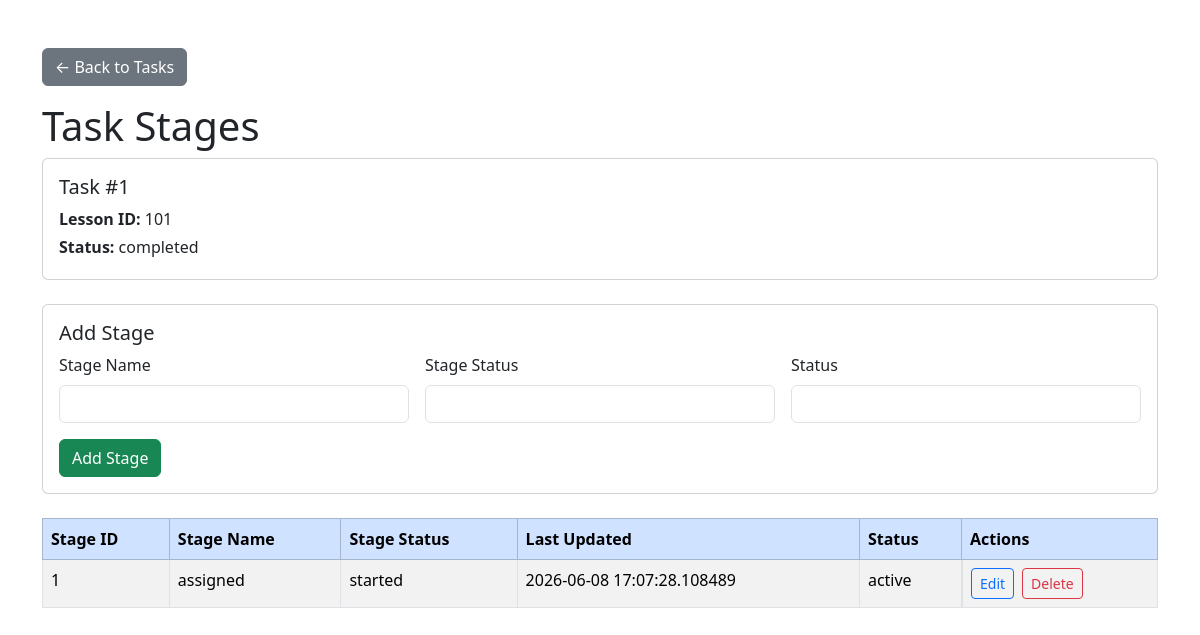
Before: /tasks/1/stages (signed in) with the older database file.
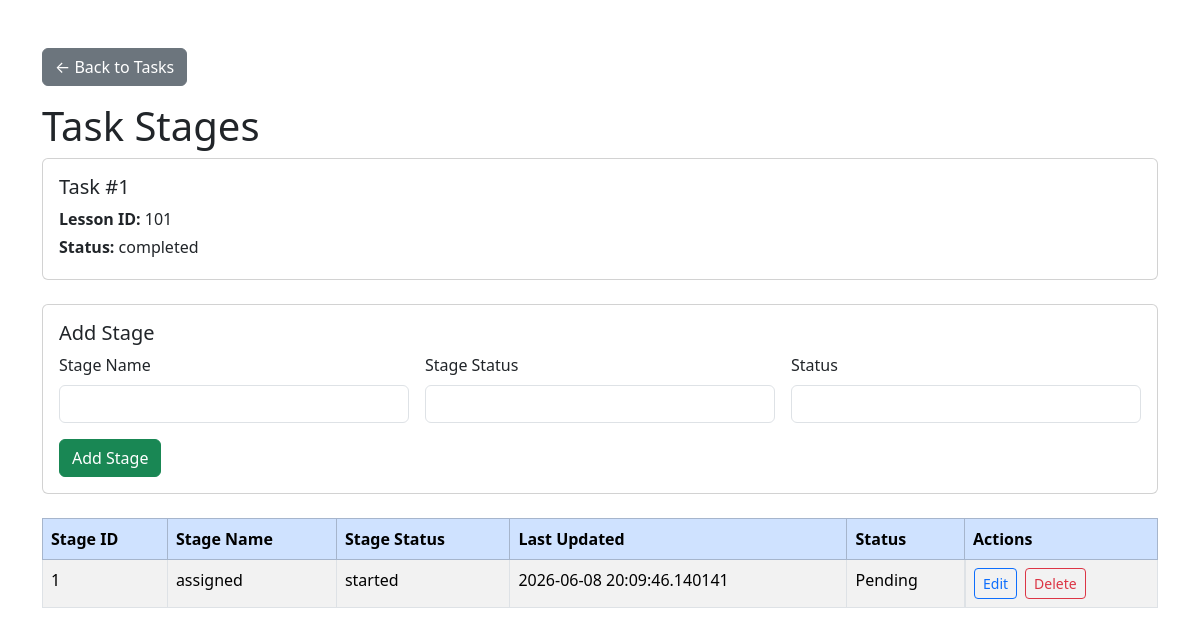
After: the same page with the newer database file.
### app/models/task.py (models this page shows)
class TaskItem(Base):
    __tablename__ = "task_items"
    id: Mapped[int] = mapped_column(primary_key=True, index=True)
    lesson_id: Mapped[int] = mapped_column(Integer, nullable=False)
    assigned_to: Mapped[Optional[int]] = mapped_column(
        ForeignKey("users.id"),
        nullable=True,
    )
    start_date: Mapped[date] = mapped_column(Date, nullable=False)
    due_date: Mapped[date] = mapped_column(Date, nullable=False)
    status: Mapped[str] = mapped_column(String(50), nullable=False)
    assignee: Mapped[Optional["User"]] = relationship(
        back_populates="task_items",
    )
    stages: Mapped[List["TaskStage"]] = relationship(
        back_populates="task_item",
        cascade="all, delete-orphan",
    )
    reminder_logs: Mapped[List["ReminderLog"]] = relationship(
        back_populates="task_item",
        cascade="all, delete-orphan",
    )

### app/models/stage.py (models this page shows)
class TaskStage(Base):
    __tablename__ = "task_stages"
    id: Mapped[int] = mapped_column(primary_key=True, index=True)
    task_item_id: Mapped[int] = mapped_column(
        ForeignKey("task_items.id"),
        nullable=False,
    )
    stage_name: Mapped[str] = mapped_column(String(100), nullable=False)
    stage_status: Mapped[str] = mapped_column(String(50), nullable=False)
    last_updated_date: Mapped[datetime] = mapped_column(DateTime, nullable=False)
    status: Mapped[str] = mapped_column(String(50), nullable=False)
    task_item: Mapped[Optional["TaskItem"]] = relationship(
        back_populates="stages",
    )

### app/routers/tasks.py (the view)
@router.get("/{task_id}/stages")
async def view_stages(
    request: Request,
    task_id: int,
    edit: int | None = None,
    db: Session = Depends(get_db),
):
    auth_result = require_login(request)
    if isinstance(auth_result, RedirectResponse):
        return auth_result
    task = db.scalar(
        select(TaskItem).where(TaskItem.id == task_id)
    )
    if task is None:
        return RedirectResponse(url="/tasks", status_code=303)
    stages = db.scalars(
        select(TaskStage)
        .where(TaskStage.task_item_id == task_id)
        .order_by(TaskStage.id)
    ).all()
    edit_stage = None
    if edit is not None:
        edit_stage = db.scalar(
            select(TaskStage).where(TaskStage.id == edit)
        )
    return templates.TemplateResponse(
        request=request,
        name="stage_form.html",
        context={
            "task": task,
            "stages": stages,
            "edit_stage": edit_stage,
        },
    )

### app/templates/stage_form.html (shortened to what this page needs)
<!DOCTYPE html>
<html lang="en">
<head>
    <link href="https://cdn.jsdelivr.net/npm/bootstrap@5.3.3/dist/css/bootstrap.min.css" rel="stylesheet">
    <link rel="stylesheet" href="/static/css/style.css">
</head>
<body>
<div class="container mt-5">
    <a href="/tasks" class="btn btn-secondary mb-3">
        ← Back to Tasks
    </a>
    <h1>Task Stages</h1>
    <div class="card mb-4">
        <div class="card-body">
            <h5>Task #{{ task.id }}</h5>
            <p class="mb-1"><strong>Lesson ID:</strong> {{ task.lesson_id }}</p>
            <p class="mb-1"><strong>Status:</strong> {{ task.status }}</p>
        </div>
    </div>
    <div class="table-responsive">
        <div class="card mb-4">
            <div class="card-body">
                {% if edit_stage %}
                <h5>Edit Stage</h5>
                <form
                    method="post"
                    action="/tasks/{{ task.id }}/stages/{{ edit_stage.id }}/update"
                >
                {% else %}
                {% if edit_stage %}
<h5>Edit Stage #{{ edit_stage.id }}</h5>
{% else %}
<h5>Add Stage</h5>
{% endif %}
                <form
                    method="post"
                    action="/tasks/{{ task.id }}/stages"
                >
                {% endif %}
                    <div class="row g-3">
                        <div class="col-md-4">
                            <label class="form-label">Stage Name</label>
                            <input
                            type="text"
                            name="stage_name"
                            class="form-control"
                            value="{{ edit_stage.stage_name if edit_stage else '' }}"
                            required
                        >
                        </div>
                        <div class="col-md-4">
                            <label class="form-label">Stage Status</label>
                            <input
                            type="text"
                            name="stage_status"
                            class="form-control"
                            value="{{ edit_stage.stage_status if edit_stage else '' }}"
                            required
                        >
                        </div>
                        <div class="col-md-4">
                            <label class="form-label">Status</label>
                            <input
                            type="text"
                            name="status"
                            class="form-control"
                            value="{{ edit_stage.status if edit_stage else '' }}"
                            required
                        >
                        </div>
                        <div class="col-md-12">
                            {% if edit_stage %}
                            <button
                                type="submit"
                                class="btn btn-primary">
                                Update Stage
                            </button>
                            <a href="/tasks/{{ task.id }}/stages"
                               class="btn btn-secondary">
                                Cancel
                            </a>
                            {% else %}
                            <button
                                type="submit"
                                class="btn btn-success">
                                Add Stage
                            </button>
                            {% endif %}
                        </div>
                    </div>
                </form>
            </div>
        </div>
        <table class="table table-bordered table-striped">
            <thead class="table-primary">
                <tr>
                    <th>Stage ID</th>
                    <th>Stage Name</th>
                    <th>Stage Status</th>
                    <th>Last Updated</th>
                    <th>Status</th>
                    <th>Actions</th>
                </tr>
            </thead>
            <tbody>
                {% if stages %}
                    {% for stage in stages %}
                    <tr>
                        <td>{{ stage.id }}</td>
                        <td>{{ stage.stage_name }}</td>
                        <td>{{ stage.stage_status }}</td>
                        <td>{{ stage.last_updated_date }}</td>
                        <td>{{ stage.status }}</td>
                        <td class="d-flex gap-2">
                            <a href="/tasks/{{ task.id }}/stages?edit={{ stage.id }}"
                               class="btn btn-sm btn-outline-primary">
                                Edit
                            </a>
                            <form
                                method="post"
                                action="/tasks/{{ task.id }}/stages/{{ stage.id }}/delete"
                                onsubmit="return confirm('Delete this stage?');"
                            >
                                <button
                                    type="submit"
                                    class="btn btn-sm btn-outline-danger">
                                    Delete
                                </button>
                            </form>
                        </td>
                    </tr>
                    {% endfor %}
                {% else %}
                    <tr>
                        <td colspan="5" class="text-center text-muted">
                            No stages found.
                        </td>
                    </tr>
                {% endif %}
            </tbody>
        </table>
    </div>
</div>
</body>
</html>

### app/static/css/style.css (style rules this page uses)
body { min-height: 100vh; }

Changed rows visible on the page:
changed TaskStage "assigned": last_updated_date "2026-06-08 17:07:28.108489" → "2026-06-08 20:09:46.140141"; status "active" → "Pending"
